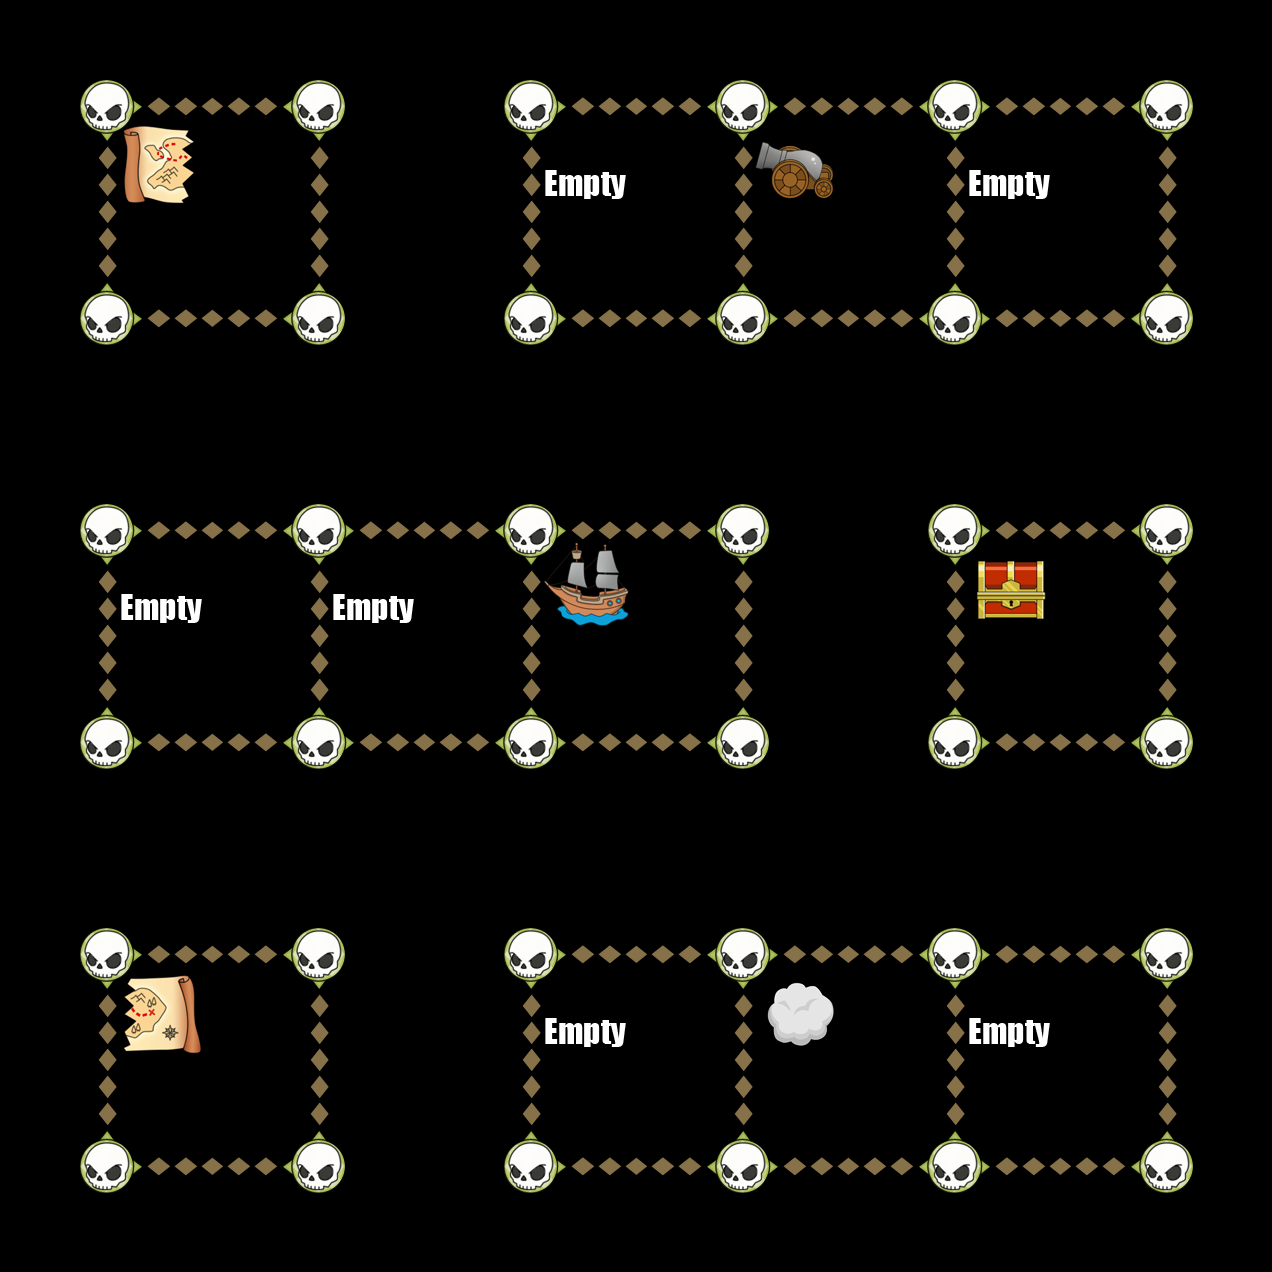

Rendered tile map (Tiled .tmx) drawn with the repository's tilesets; below, a short description and the map source with its tile grids summarised:
An orthogonal 6x6 tile map with 212x212 px tiles, 6 tile layers (Down, Up, Left, Right, ...).

<map version="1.0" orientation="orthogonal" width="6" height="6" tilewidth="212" tileheight="212">
 <tileset firstgid="1" name="TileGraphic_Final-ipadhd" tilewidth="212" tileheight="212">
  <image source="TileGraphic_Final-ipadhd.png" width="636" height="1060" />
  <tile id="0">
   <properties>
    <property name="LineFilled" value="True" />
   </properties>
  </tile>
  <tile id="2">
   <properties>
    <property name="Item" value="TreasureBox" />
   </properties>
  </tile>
  <tile id="4">
   <properties>
    <property name="RowFilled" value="True" />
   </properties>
  </tile>
  <tile id="6">
   <properties>
    <property name="Item" value="CannonLeft" />
   </properties>
  </tile>
  <tile id="7">
   <properties>
    <property name="Item" value="ShipRight" />
   </properties>
  </tile>
  <tile id="8">
   <properties>
    <property name="Item" value="MapOne" />
   </properties>
  </tile>
  <tile id="9">
   <properties>
    <property name="Item" value="CannonRight" />
   </properties>
  </tile>
  <tile id="10">
   <properties>
    <property name="Item" value="ShipLeft" />
   </properties>
  </tile>
  <tile id="11">
   <properties>
    <property name="Item" value="MapTwo" />
   </properties>
  </tile>
  <tile id="12">
   <properties>
    <property name="Item" value="Empty" />
   </properties>
  </tile>
  <tile id="13">
   <properties>
    <property name="Item" value="Skull" />
   </properties>
  </tile>
  <tile id="14">
   <properties>
    <property name="Item" value="Fog" />
   </properties>
  </tile>
 </tileset>
 <layer name="Down" width="6" height="6">
  <data>[36 cells, 18 non-empty, 1 distinct tile ids]</data>
 </layer>
 <layer name="Up" width="6" height="6">
  <data>[36 cells, 18 non-empty, 1 distinct tile ids]</data>
 </layer>
 <layer name="Left" width="6" height="6">
  <data>[36 cells, 24 non-empty, 1 distinct tile ids]</data>
 </layer>
 <layer name="Right" width="6" height="6">
  <data>[36 cells, 24 non-empty, 1 distinct tile ids]</data>
 </layer>
 <layer name="Dots" width="6" height="6">
  <data>[36 cells, 36 non-empty, 1 distinct tile ids]</data>
 </layer>
 <layer name="Items" width="6" height="6">
  <data>[36 cells, 12 non-empty, 7 distinct tile ids]</data>
 </layer>
</map>
